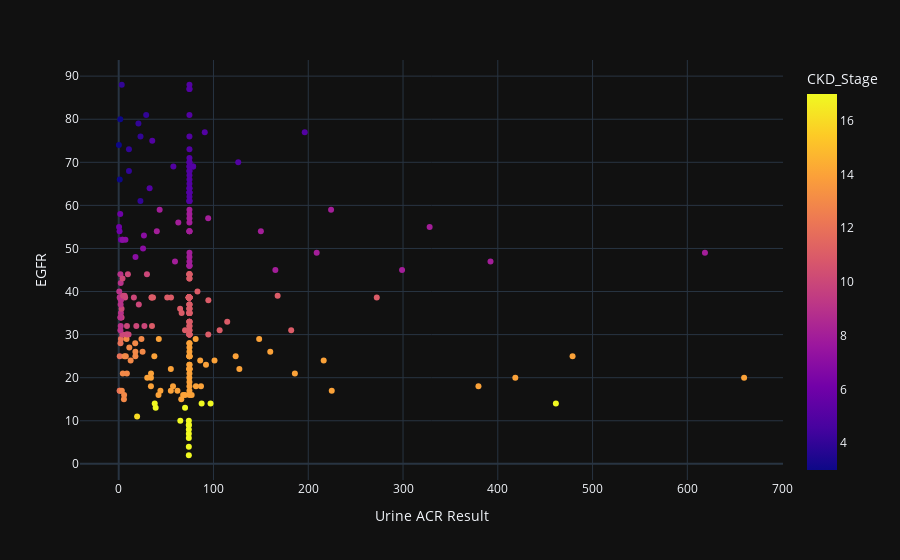

Here is the notebook cell this chart was saved with:
### Code cell
## eGFR (Estimated Glomerular Filtration Rate):
##eGFR is an estimate of how well the kidneys filter waste products from the blood.
#It reflects kidney function and is typically reported in milliliters per minute per 1.73 square meters (ml/min/1.73 m²).
#Higher eGFR values indicate better kidney function.
#Urine ACR (Albumin to Creatinine Ratio):
#Urine ACR measures the amount of albumin (a protein) relative to creatinine (a waste product) in the urine.
#Elevated ACR levels suggest kidney damage or dysfunction.
#ACR is commonly used to detect early signs of kidney disease.
scatter('Urine ACR Result','EGFR')

### Figure 1 — Plotly figure (JSON) as saved in the notebook; plotly's stock layout.template omitted (floating-point values rounded to 4 significant figures; data arrays with more than 128 entries replaced by an {"elided": "..."} marker saying what was removed)
{"data": [{"hovertemplate": "Urine ACR Result=%{x}<br>EGFR=%{y}<br>CKD_Stage=%{marker.color}<extra></extra>", "legendgroup": "", "marker": {"color": {"elided": "286 int values"}, "coloraxis": "coloraxis", "symbol": "circle"}, "mode": "markers", "name": "", "orientation": "v", "showlegend": false, "type": "scatter", "x": {"elided": "286 float values"}, "xaxis": "x", "y": {"elided": "286 float values"}, "yaxis": "y"}], "layout": {"coloraxis": {"colorbar": {"title": {"text": "CKD_Stage"}}, "colorscale": [[0, "#0d0887"], [0.1111, "#46039f"], [0.2222, "#7201a8"], [0.3333, "#9c179e"], [0.4444, "#bd3786"], [0.5556, "#d8576b"], [0.6667, "#ed7953"], [0.7778, "#fb9f3a"], [0.8889, "#fdca26"], [1, "#f0f921"]]}, "legend": {"tracegroupgap": 0}, "margin": {"t": 60}, "xaxis": {"anchor": "y", "domain": [0, 1], "title": {"text": "Urine ACR Result"}}, "yaxis": {"anchor": "x", "domain": [0, 1], "title": {"text": "EGFR"}}}}
